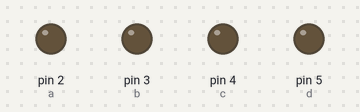
Simulated run of this sketch. Board: Arduino Uno, built with avr-gcc and run on an emulated ATmega328P. On the bench: output pins drawn as LEDs (lit = HIGH).

Above: at 0.02 s.
At 0.37 s:
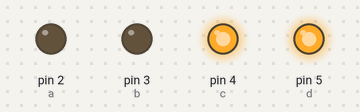
At 0.72 s:
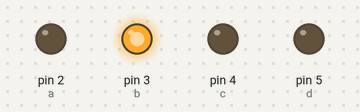
At 1.47 s:
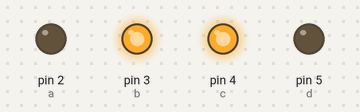
At 2.22 s:
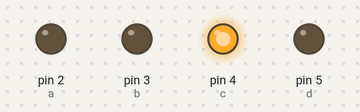
At 2.92 s:
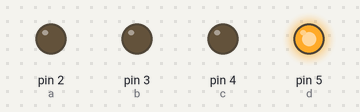
Timing chart, 0 to 3.2 s (numbered marks = the images above):
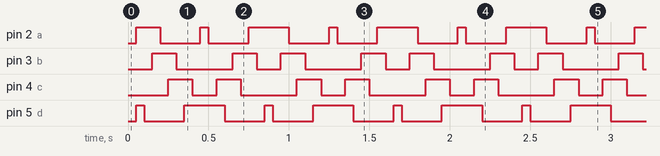

The sketch:

Arduino_Task_-_5_Stepper_.ino
```cpp
#define a 2
#define b 3
#define c 4
#define d 5
#define s 50

void setup() {
  pinMode(a,OUTPUT);
  pinMode(b,OUTPUT);
  pinMode(c,OUTPUT);
  pinMode(d,OUTPUT);
}

void loop() {
  delay(s);
  digitalWrite(a,HIGH);
  digitalWrite(b,LOW);
  digitalWrite(c,LOW);
  digitalWrite(d,HIGH);
  delay(s);
  digitalWrite(a,HIGH);
  digitalWrite(b,LOW);
  digitalWrite(c,LOW);
  digitalWrite(d,LOW);
  delay(s);
  digitalWrite(a,HIGH);
  digitalWrite(b,HIGH);
  digitalWrite(c,LOW);
  digitalWrite(d,LOW);
  delay(s);
  digitalWrite(a,LOW);
  digitalWrite(b,HIGH);
  digitalWrite(c,LOW);
  digitalWrite(d,LOW);
  delay(s);
  digitalWrite(a,LOW);
  digitalWrite(b,HIGH);
  digitalWrite(c,HIGH);
  digitalWrite(d,LOW);
  delay(s);
  digitalWrite(a,LOW);
  digitalWrite(b,LOW);
  digitalWrite(c,HIGH);
  digitalWrite(d,LOW);
  delay(s);
  digitalWrite(a,LOW);
  digitalWrite(b,LOW);
  digitalWrite(c,HIGH);
  digitalWrite(d,HIGH);
  delay(s);
  digitalWrite(a,LOW);
  digitalWrite(b,LOW);
  digitalWrite(c,LOW);
  digitalWrite(d,HIGH);
  delay(s);
  digitalWrite(a,HIGH);
  digitalWrite(b,LOW);
  digitalWrite(c,LOW);
  digitalWrite(d,HIGH);
  delay(s);
  digitalWrite(a,LOW);
  digitalWrite(b,LOW);
  digitalWrite(c,LOW);
  digitalWrite(d,HIGH);
  delay(s);
  digitalWrite(a,LOW);
  digitalWrite(b,LOW);
  digitalWrite(c,HIGH);
  digitalWrite(d,HIGH);
  delay(s);
  digitalWrite(a,LOW);
  digitalWrite(b,LOW);
  digitalWrite(c,HIGH);
  digitalWrite(d,LOW);
  delay(s);
  digitalWrite(a,LOW);
  digitalWrite(b,HIGH);
  digitalWrite(c,HIGH);
  digitalWrite(d,LOW);
  delay(s);
  digitalWrite(a,LOW);
  digitalWrite(b,HIGH);
  digitalWrite(c,LOW);
  digitalWrite(d,LOW);
  delay(s);
  digitalWrite(a,HIGH);
  digitalWrite(b,HIGH);
  digitalWrite(c,LOW);
  digitalWrite(d,LOW);
  delay(s);
  digitalWrite(a,HIGH);
  digitalWrite(b,LOW);
  digitalWrite(c,LOW);
  digitalWrite(d,LOW);
}
```

Measured:
- by itself, pin 2 (a): repeats every 0.80 s: LOW 0.25 s, HIGH 0.05 s, LOW 0.25 s, HIGH 0.25 s
- by itself, pin 3 (b): repeats every 0.80 s: LOW 0.35 s, HIGH 0.15 s, LOW 0.15 s, HIGH 0.15 s
- by itself, pin 4 (c): repeats every 0.80 s: LOW 0.15 s, HIGH 0.15 s, LOW 0.35 s, HIGH 0.15 s
- by itself, pin 5 (d): repeats every 0.80 s: LOW 0.25 s, HIGH 0.25 s, LOW 0.25 s, HIGH 0.05 s
